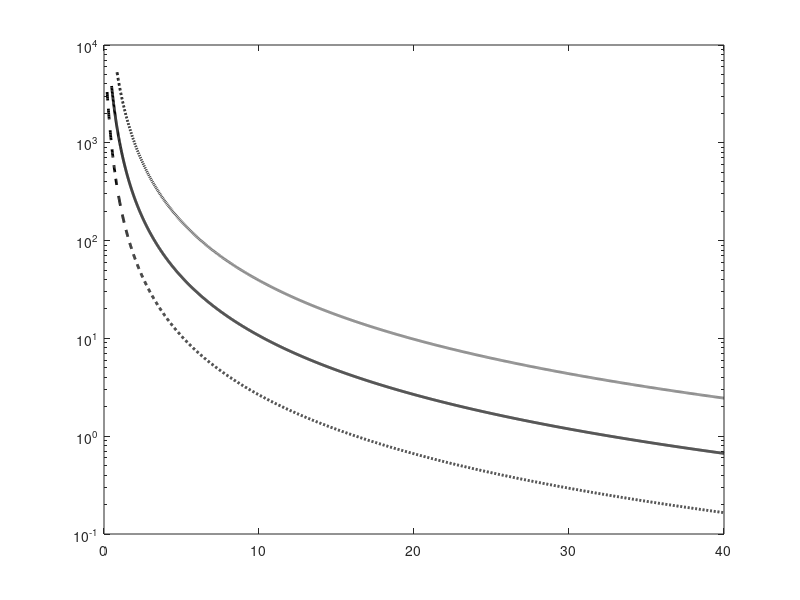

Recreate this plot in MATLAB. (Note: this script raises an error after producing the figure.)
%% Modified Lidar Simulation: Target Flat on the Ground
clear all; clc;

% Target patch is 10 cm x 10 cm on the ground
areaOfPatch_cm2 = 100;   % 10 * 10 in cm^2
sensorHeight = 0.2;      % Lidar height from the ground in meters

%% Parameters for three different LIDARs
% OS1-128
theta_az_1 = 0.35;        % Azimuth resolution [deg]
theta_el_1 = 45/128;      % Elevation resolution [deg]
fov_h_1 = 360;            % Horizontal FoV [deg]
fov_v_1 = 45;             % Vertical FoV [deg]

% OS0-64
theta_az_2 = 0.35;      % or 0.18 if using 2048 horizontal steps
theta_el_2 = 90.8/64;   % ~1.42 deg
fov_h_2 = 360;
fov_v_2 = 90.8;

% HDL64E
theta_az_3 = 0.08;
theta_el_3 = 26.8/64;
fov_h_3 = 360;
fov_v_3 = 26.8;

%% Convert angles from degrees to radians
theta_az_rad_1 = deg2rad(theta_az_1);
theta_el_rad_1 = deg2rad(theta_el_1);
fov_v_rad_1 = deg2rad(fov_v_1);

theta_az_rad_2 = deg2rad(theta_az_2);
theta_el_rad_2 = deg2rad(theta_el_2);
fov_v_rad_2 = deg2rad(fov_v_2);

theta_az_rad_3 = deg2rad(theta_az_3);
theta_el_rad_3 = deg2rad(theta_el_3);
fov_v_rad_3 = deg2rad(fov_v_3);

%% Distances from 0.01 to 40 meters
distances = 0.01 : 0.01 : 40;

% Preallocate arrays for the results
r1 = zeros(size(distances));
r2 = zeros(size(distances));
r3 = zeros(size(distances));

%% Compute NoP for each distance d
for i = 1:length(distances)
    d = distances(i);

    %---------------------------
    % 1) Check if ground patch is in the vertical FoV
    % The angle from the sensor to a point on the ground at horizontal distance d
    % is alpha = arctan(sensorHeight / d).
    alpha_1 = atan2(sensorHeight, d);
    alpha_2 = alpha_1;
    alpha_3 = alpha_1;  % same geometry, just different sensor specs

    % OS1-128
    if alpha_1 <= (fov_v_rad_1 / 2)
        % Line-of-sight distance to patch center
        losDist = sqrt(d^2 + sensorHeight^2);

        % Beam footprint at line-of-sight distance
        w1 = 2 * losDist * tan(theta_az_rad_1 / 2);  % [m]
        h1 = 2 * losDist * tan(theta_el_rad_1 / 2);  % [m]

        % Convert to cm^2
        w1_cm = w1 * 100;
        h1_cm = h1 * 100;
        A1_footprint_cm2 = w1_cm * h1_cm;

        % NoP = (patch area / beam footprint area) * factor
        r1(i) = areaOfPatch_cm2 * (1 / A1_footprint_cm2) * 4;
    else
        r1(i) = 0;  % patch is out of FOV
    end

    % OS1-64
    if alpha_2 <= (fov_v_rad_2 / 2)
        losDist = sqrt(d^2 + sensorHeight^2);

        w2 = 2 * losDist * tan(theta_az_rad_2 / 2);
        h2 = 2 * losDist * tan(theta_el_rad_2 / 2);

        w2_cm = w2 * 100;
        h2_cm = h2 * 100;
        A2_footprint_cm2 = w2_cm * h2_cm;

        r2(i) = areaOfPatch_cm2 * (1 / A2_footprint_cm2) * 4;
    else
        r2(i) = 0;
    end

    % HDL64E
    if alpha_3 <= (fov_v_rad_3 / 2)
        losDist = sqrt(d^2 + sensorHeight^2);

        w3 = 2 * losDist * tan(theta_az_rad_3 / 2);
        h3 = 2 * losDist * tan(theta_el_rad_3 / 2);

        w3_cm = w3 * 100;
        h3_cm = h3 * 100;
        A3_footprint_cm2 = w3_cm * h3_cm;

        r3(i) = areaOfPatch_cm2 * (1 / A3_footprint_cm2) * 4;
    else
        r3(i) = 0;
    end
end

%% Plot Results on a Semilog-y scale
figure('Color',[1,1,1]);
semilogy(distances, r1, 'k-', 'LineWidth', 2);  hold on;
semilogy(distances, r2, 'k--','LineWidth', 2);
semilogy(distances, r3, 'k:','LineWidth', 2);

% Horizontal line at NoP = 4
yline(4, 'k-', 'NoP = 4', 'LabelVerticalAlignment','top', ...
       'LabelHorizontalAlignment','right', 'LineWidth',2);

xlabel('Horizontal Distance d (m)', 'FontWeight','bold', 'FontSize',12);
ylabel('NoP for 10 cm x 10 cm Ground Patch', 'FontWeight','bold','FontSize',12);
xlim([0, 40]); ylim([1, 1e4]);
title(sprintf('Flat Patch at Ground Level (h = %.1f m)', sensorHeight), ...
      'FontWeight','bold', 'FontSize', 12);
legend('OS1-128','OS0','HDL64E','Location','Best');
grid on; hold off;
